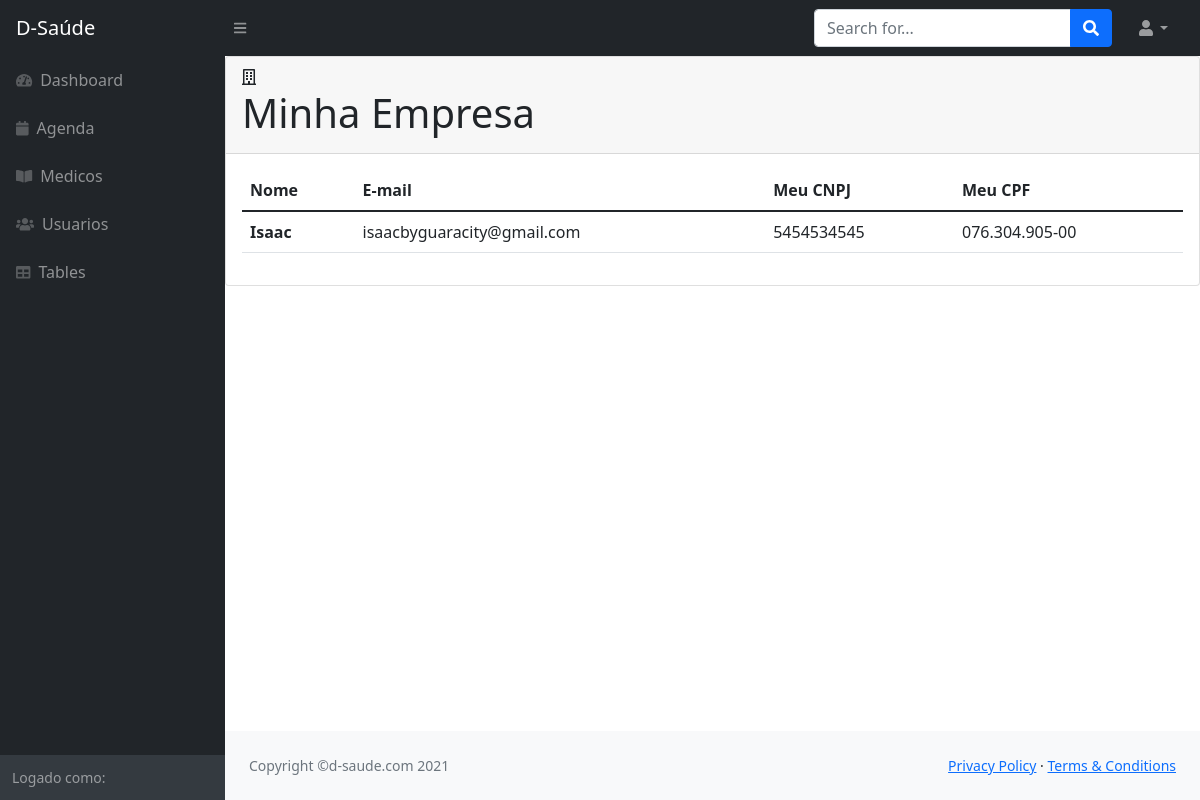
The app's page /dashboard/empresa/, older data.
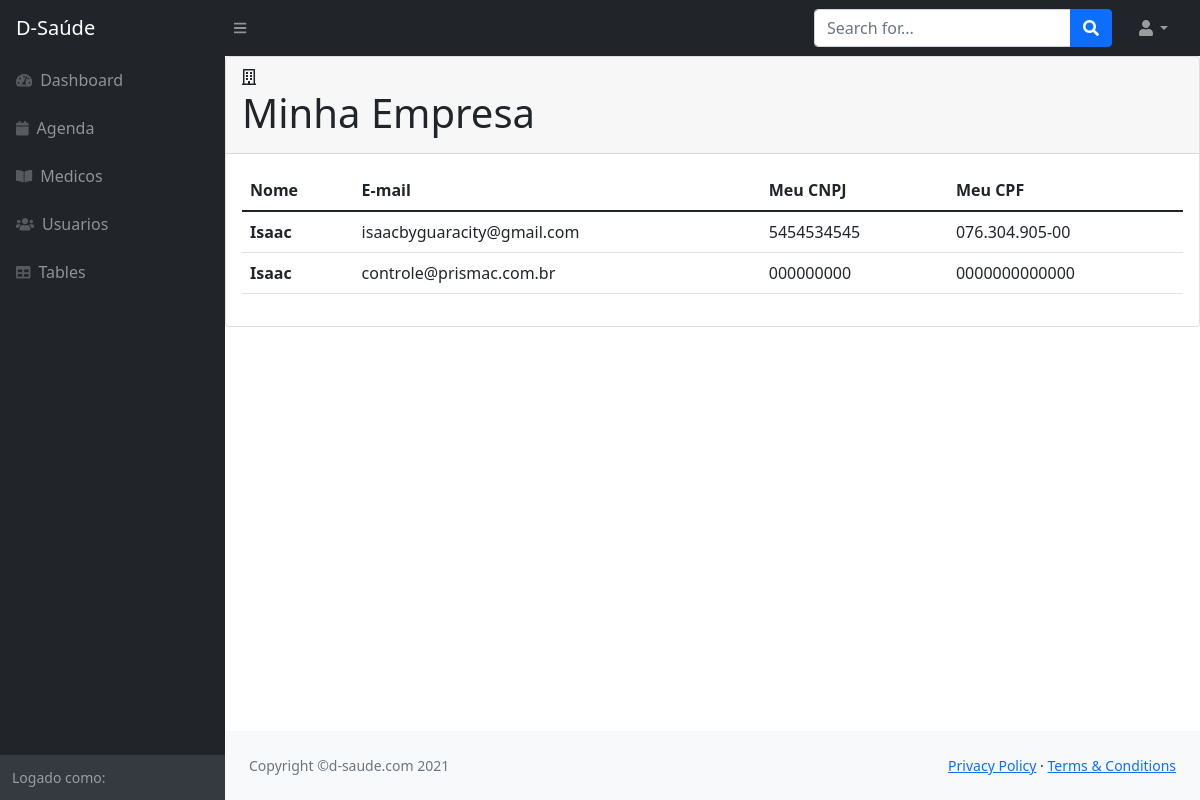
The same page, newer data.
### base/models.py (models this page shows)
class Empresa(models.Model):
    nome = models.CharField(max_length=255, blank=True, null=True)
    email = models.CharField(max_length=255, blank=True, null=True, unique=True)
    cpf = models.CharField(max_length=20, blank=True, null=True, unique=True)
    cnpj = models.CharField(max_length=20, blank=True, null=True, unique=True)
    area_empresa = models.CharField(max_length=10, blank=True, null=True)
    criado_por = models.CharField(max_length=10, blank=True, null=True)
    dominio = models.CharField(max_length=255, unique=True, blank=True, null=True)

### base/views.py (the view)
# urls.py: path("empresa/", views.empresa, name='empresa'),
def empresa(request):
    emp = Empresa.objects.all()
    return render(request,'admin/empresa.html',{'empresa':emp})

### templates/admin/empresa.html (shortened to what this page needs)
{%extends 'admin/base.html'%} {% block content %} {% load static %}
<div class="card mb-4">
    <div class="card-header">
        <i class="far fa-building"></i>
        <h1>Minha Empresa</h1>
    </div>
    <div class="card-body">
        <table id="datatablesSimple" class="table">
            <thead>
                <tr>
                    <th scope="col">Nome</th>
                    <th scope="col">E-mail</th>
                    <th scope="col">Meu CNPJ</th>
                    <th scope="col">Meu CPF</th>
                </tr>
            </thead>
            <tbody>
                {% for emp in empresa %}
                <tr>
                    <th scope="row">{{emp.nome}}</th>
                    <td>{{emp.email}}</td>
                    <td>{{emp.cnpj}}</td>
                    <td>{{emp.cpf}}</td>
                </tr>
                {% endfor %}
            </tbody>
        </table>
    </div>
</div>
{%endblock%}

### templates/admin/base.html (shortened to what this page needs)
 {% load static %}
<!DOCTYPE html>
<html lang="pt-br">
<head>
    <link rel="stylesheet" href="{% static './assets/css/style.css' %}">
    <link rel="stylesheet" href="{% static './assets/css/bootstrap.min.css' %}">
    <link href="https://cdn.jsdelivr.net/npm/simple-datatables@latest/dist/style.css" rel="stylesheet" />
</head>
<body class="sb-nav-fixed">
    <nav class="sb-topnav navbar navbar-expand navbar-dark bg-dark">
        <a class="navbar-brand ps-3" href="{% url 'home' %}">D-Saúde</a>
        <button class="btn btn-link btn-sm order-1 order-lg-0 me-4 me-lg-0" id="sidebarToggle" href="#!"><i class="fas fa-bars"></i></button>
        <form class="d-none d-md-inline-block form-inline ms-auto me-0 me-md-3 my-2 my-md-0">
            <div class="input-group">
                <input class="form-control" type="text" placeholder="Search for..." aria-label="Search for..." aria-describedby="btnNavbarSearch" />
                <button class="btn btn-primary" id="btnNavbarSearch" type="button"><i class="fas fa-search"></i></button>
            </div>
        </form>
        <ul class="navbar-nav ms-auto ms-md-0 me-3 me-lg-4">
            <li class="nav-item dropdown">
                <a class="nav-link dropdown-toggle" id="navbarDropdown" href="#" role="button" data-bs-toggle="dropdown" aria-expanded="false"><i class="fas fa-user fa-fw"></i></a>
            </li>
        </ul>
    </nav>
    <div id="layoutSidenav">
        <div id="layoutSidenav_nav">
            <nav class="sb-sidenav accordion sb-sidenav-dark" id="sidenavAccordion">
                <div class="sb-sidenav-menu">
                    <div class="nav">
                        <a class="nav-link" href="{% url 'home' %}">
                            <div class="sb-nav-link-icon"><i class="fas fa-tachometer-alt"></i></div>
                            Dashboard
                        </a>
                        <a class="nav-link" href="{% url 'agenda' %}">
                            <div class="sb-nav-link-icon"><i class="fas fa-calendar"></i></div>
                            Agenda
                        </a>
                        <a class="nav-link collapsed" href="#" data-bs-toggle="collapse" data-bs-target="#collapsePages" aria-expanded="false" aria-controls="collapsePages">
                            <div class="sb-nav-link-icon"><i class="fas fa-book-open"></i></div>
                            Medicos
                        </a>
                        <a class="nav-link" href="{% url 'usuario' %}">
                            <div class="sb-nav-link-icon"><i class="fas fa-users"></i></div>
                            Usuarios
                        </a>
                        <a class="nav-link" href="tables.html">
                            <div class="sb-nav-link-icon"><i class="fas fa-table"></i></div>
                            Tables
                        </a>
                    </div>
                </div>
                <div class="sb-sidenav-footer">
                    <div class="small">Logado como:</div>
                </div>
            </nav>
        </div>
        <div id="layoutSidenav_content">
            <main>
                {% block content %}{% endblock %}
            </main>
            <footer class="py-4 bg-light mt-auto">
                <div class="container-fluid px-4">
                    <div class="d-flex align-items-center justify-content-between small">
                        <div class="text-muted">Copyright &copy;d-saude.com 2021</div>
                        <div>
                            <a href="#">Privacy Policy</a> &middot;
                            <a href="#">Terms &amp; Conditions</a>
                        </div>
                    </div>
                </div>
            </footer>
        </div>
    </div>
</body>

Row changes from the older to the newer data that the page shows:
added Empresa: nome "Isaac", email "controle@prismac.com.br", cnpj "000000000", cpf "0000000000000"
